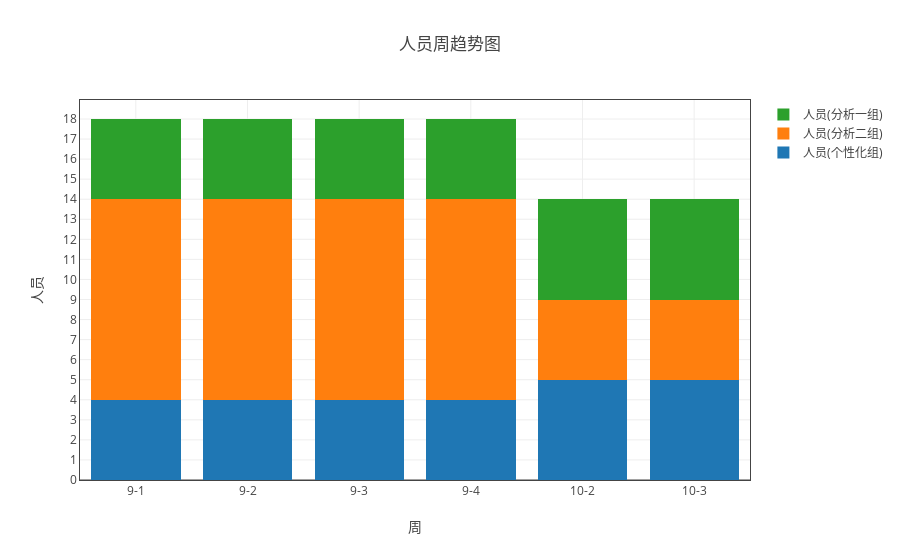

Write notebook code for a chart like this one.
### Markdown cell above
## 各组人员情况

### Code cell
ss = myModule.format(all_df1 ,"日期（格式“月-周次”）" ,['人员'])
ss.add_group('组别')
myModule.myPlot(myModule.sort_by_index(ss.groupby('count'))).plot('stack_bar')

### Figure 1 — Plotly figure (JSON) as saved in the notebook; plotly's stock layout.template omitted (floating-point values rounded to 4 significant figures)
{"data": [{"name": "人员(个性化组)", "type": "bar", "uid": "52257f5e-d745-11e8-8ddb-a41f72875c19", "x": ["9-1", "9-2", "9-3", "9-4", "10-2", "10-3"], "y": [4, 4, 4, 4, 5, 5]}, {"name": "人员(分析二组)", "type": "bar", "uid": "52257f5f-d745-11e8-8ddb-a41f72875c19", "x": ["9-1", "9-2", "9-3", "9-4", "10-2", "10-3"], "y": [10, 10, 10, 10, 4, 4]}, {"name": "人员(分析一组)", "type": "bar", "uid": "52257f60-d745-11e8-8ddb-a41f72875c19", "x": ["9-1", "9-2", "9-3", "9-4", "10-2", "10-3"], "y": [4, 4, 4, 4, 5, 5]}], "layout": {"barmode": "stack", "title": "人员周趋势图", "xaxis": {"mirror": "all", "nticks": 20, "showgrid": true, "showline": true, "title": "周", "type": "category", "zeroline": true}, "yaxis": {"mirror": "all", "nticks": 20, "showgrid": true, "showline": true, "title": "人员", "zeroline": true}}}
